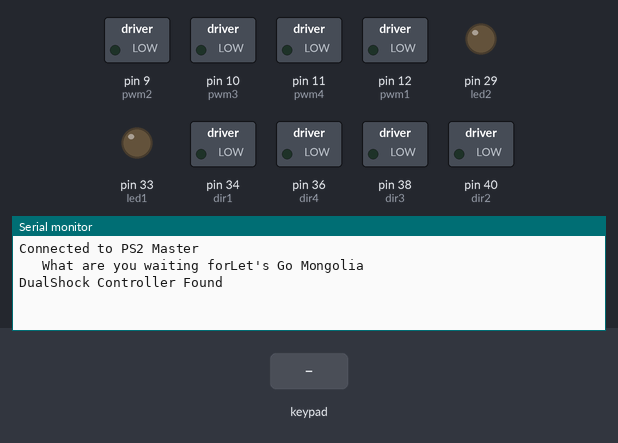
Bench run of a sketch on a simulated Arduino Mega 2560, built with avr-gcc and run on an emulated ATmega2560. On the bench: switched loads named in the sketch (green lamp = pin HIGH), output pins drawn as LEDs (lit = HIGH), the last lines printed to the serial monitor. The inputs (shaded band) are chosen by the test bench.

Above: at 1.2 s.
1.3 s: key 'U' pressed
At 2.3 s:
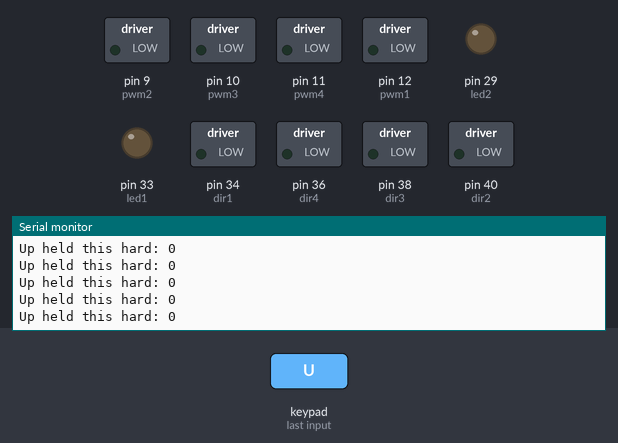
2.8 s: key 'D' pressed
At 4.0 s:
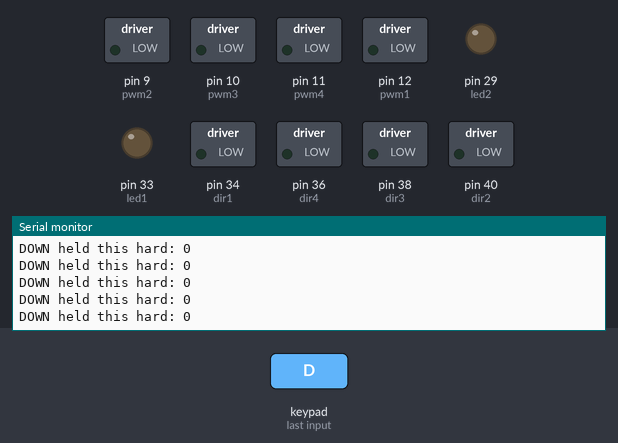
4.3 s: key 'L' pressed
At 5.3 s:
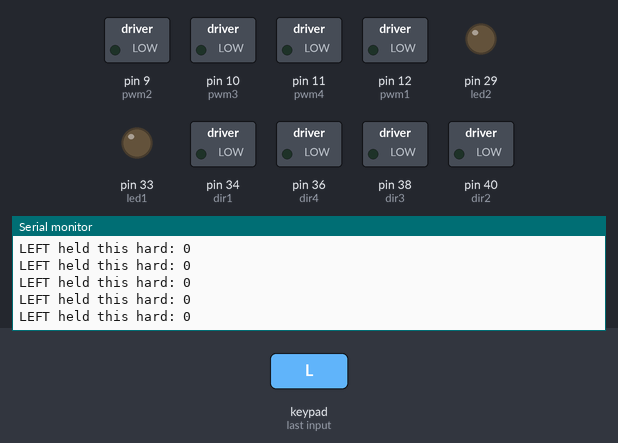

Measured:
- after the input at 1.3 s, the serial monitor: prints a new line at once (image 1)
- after the input at 2.8 s, the serial monitor: prints a new line at once (image 2)
- after the input at 4.3 s, the serial monitor: prints a new line at once (image 3)

The sketch:

ps2_night_25_mar.ino
```cpp
#include <PS2X_lib.h>  //for v1.6

PS2X ps2x; // create PS2 Controller Class
int clk = 23;
int cmnd = 27;
int attn = 25;
int data = 31;
int error;
int mapped1, mapped2, mapped3, mapped4, mapped5, mapped6, mapped7, mapped8;

int dir1 = 34;
int dir2 = 40;
int dir3 = 38;
int dir4 = 36;
int pwm1 = 12;
int pwm2 = 9;
int pwm3 = 10;
int pwm4 =  11;
int vibrate = 255;
int led1 = 33;
int led2 = 29;

#define outputA 2
#define outputB 3

int a = 0;
int dcv1 = 30;
int dcv2 = 32;
int counter = 0;
int astate;
int alaststate;
int dir5 = 10;
//int dir2 = 24;
int pwm5 = 9;
//int pwm2 = 10;
int type = 0;

int rot_speed = 60;

void setup() {
  Serial.begin(57600);

  //CHANGES for v1.6 HERE!!! **************PAY ATTENTION*************

  error = ps2x.config_gamepad(clk, cmnd, attn, data, false, false);   //setup pins and settings:  GamePad(clock, command, attention, data, Pressures?, Rumble?) check for error

  if (error == 0) {
    Serial.println("Connected to PS2 Master");
    Serial.print("   What are you waiting for");
    Serial.println("Let's Go Mongolia");

  }

  else if (error == 1)
    Serial.println("Have Patience !! I am trying Master");

  else if (error == 2)
    Serial.println("Controller found but not accepting commands. Please check connections");

  else if (error == 3)
    Serial.println("Controller refusing to enter Pressures mode, may not support it. ");

  //Serial.print(ps2x.Analog(1), HEX);

  type = ps2x.readType();
  switch (type) {
    case 0:
      Serial.println("Unknown Controller type");
      break;
    case 1:
      Serial.println("DualShock Controller Found");
      break;
    case 2:
      Serial.println("GuitarHero Controller Found");
      break;
  }

  pinMode(dir1, OUTPUT);
  pinMode(pwm1, OUTPUT);
  pinMode(dir2, OUTPUT);
  pinMode(pwm2, OUTPUT);
  pinMode(dir3, OUTPUT);
  pinMode(pwm3, OUTPUT);
  pinMode(dir4, OUTPUT);
  pinMode(pwm4, OUTPUT);
  pinMode(led1, OUTPUT);
  pinMode(led2, OUTPUT);

  pinMode(dcv1, OUTPUT);
  pinMode(dcv2, OUTPUT);
  analogWrite(pwm1, 0);
  analogWrite(pwm2, 0);
  analogWrite(pwm3, 0);
  analogWrite(pwm4, 0);


  pinMode(dir5, OUTPUT);
  pinMode(pwm5, OUTPUT);
  pinMode(outputA, INPUT);
  pinMode(outputB, INPUT);
  //attachInterrupt(digitalPinToInterrupt(outputA), value, CHANGE);

  //alaststate = digitalRead(outputA);

}

void loop() {

  if (error == 1) //skip loop if no controller found
  {
    ps2x.read_gamepad();
    return;
  }
  else
  {
    dont_touch();
    if (1 == 1)
    {
      mapped1 = map(ps2x.Analog(PSS_LY), 120, 0 , 0, 80);
      mapped2 = map(ps2x.Analog(PSS_LY), 140, 255 , 0, 80);
      mapped3 = map(ps2x.Analog(PSS_RX), 120, 0 , 0, 80);
      mapped4 = map(ps2x.Analog(PSS_RX), 140, 255 , 0, 80);

      /*mapped5 = map(ps2x.Analog(PSS_RY), 120, 0 , 0, 140);
        mapped6 = map(ps2x.Analog(PSS_RY), 140, 255 , 0, 140);
        mapped7 = map(ps2x.Analog(PSS_RX), 120, 0 , 0, 140);
        mapped8 = map(ps2x.Analog(PSS_RX), 140, 255 , 0, 140);*/

      if ((ps2x.Analog(PSS_LY) <= 120) && (!(ps2x.Button(PSB_R1))))

      {
        Serial.print("PWM is");
        Serial.println(mapped1);
        forward();
        analogWrite(pwm1, mapped1);
        analogWrite(pwm2, mapped1);
        analogWrite(pwm3, mapped1);
        analogWrite(pwm4, mapped1);
      }
      if ((ps2x.Analog(PSS_LY) >= 140) && (!(ps2x.Button(PSB_R1))))
      {
        Serial.print("PWM is");
        Serial.println(mapped2);
        backward();
        analogWrite(pwm1, mapped2);
        analogWrite(pwm2, mapped2);
        analogWrite(pwm3, mapped2);
        analogWrite(pwm4, mapped2);
      }
      if ((ps2x.Analog(PSS_RX) <= 120) && (!(ps2x.Button(PSB_L1))))
      {
        Serial.print("PWM is");
        Serial.println(mapped3);
        left();
        analogWrite(pwm1, mapped3);
        analogWrite(pwm2, mapped3);
        analogWrite(pwm3, mapped3);
        analogWrite(pwm4, mapped3);

      }
      if ((ps2x.Analog(PSS_RX) >= 140) && (!(ps2x.Button(PSB_L1))))
      {
        Serial.print("PWM is");
        Serial.println(mapped4);
        right();
        analogWrite(pwm1, mapped4);
        analogWrite(pwm2, mapped4);
        analogWrite(pwm3, mapped4);
        analogWrite(pwm4, mapped4);
      }
      if (ps2x.Button(PSB_R1))
      {
        if ((ps2x.Analog(PSS_LY) <= 100) && (ps2x.Analog(PSS_LX) <= 100))
        {
          Serial.println("moving diagonal left front");
          diagonalleftfront();
          analogWrite(pwm1, mapped1);

          analogWrite(pwm3, mapped1);
        }
        else if ((ps2x.Analog(PSS_LY) >= 150) && (ps2x.Analog(PSS_LX) <= 100))
        {
          diagonalleftback();
          analogWrite(pwm1, mapped2);
          Serial.println("moving diagonal left back");
          analogWrite(pwm3, mapped2);

        }
        if ((ps2x.Analog(PSS_LY) <= 100) && (ps2x.Analog(PSS_LX) >= 150))
        {
          diagonalrightfront();
          analogWrite(pwm2, mapped1);
          Serial.println("moving diagonal right front");
          analogWrite(pwm4, mapped1);

        }

        if ((ps2x.Analog(PSS_LY) >= 140) && (ps2x.Analog(PSS_LX) >= 150))
        {
          diagonalrightback();
          analogWrite(pwm2, mapped2);
          Serial.println("moving diagonal right back");
          analogWrite(pwm2, mapped2);

        }
      }

      if (ps2x.Button(PSB_L1))
      {
        if ((ps2x.Analog(PSS_RX) >= 140) && (ps2x.Button(PSB_L1)))
        {

          Serial.println(mapped4);
          clockwise();
          analogWrite(pwm1, mapped4);
          analogWrite(pwm2, mapped4);
          analogWrite(pwm3, mapped4);
          analogWrite(pwm4, mapped4);
        }
        if ((ps2x.Analog(PSS_RX) <= 120) && (ps2x.Button(PSB_L1)))
        {

          Serial.println(mapped3);
          anticlockwise();
          analogWrite(pwm1, mapped3);
          analogWrite(pwm2, mapped3);
          analogWrite(pwm3, mapped3);
          analogWrite(pwm4, mapped3);

        }

      }
      if (ps2x.Button(PSB_L2))     //motor check
      {
        if (ps2x.Button(PSB_PAD_UP))
        { //will be TRUE as long as button is pressed
          Serial.println("running motor 1 ");
          digitalWrite(pwm1, 60);
        }
        if (ps2x.Button(PSB_PAD_RIGHT))
        {
          Serial.println("running motor 2 ");
          digitalWrite(pwm2, 60);
        }
        if (ps2x.Button(PSB_PAD_LEFT))
        {
          Serial.println("running motor 4 ");
          digitalWrite(pwm4, 60);
        }
        if (ps2x.Button(PSB_PAD_DOWN))
        {
          Serial.println("running motor 3 ");
          digitalWrite(pwm3, 60);
        }
      }


    }
    else
    {
      Serial.println("PWM is 0");
      analogWrite(pwm1, 0);
      analogWrite(pwm2, 0);
      analogWrite(pwm3, 0);
      analogWrite(pwm4, 0);
    }
  }


  delay(50);

}

void dont_touch()
{
  ps2x.read_gamepad(true, vibrate);          //read controller and set large motor to spin at 'vibrate' speed

  if (ps2x.Button(PSB_START))                  //will be TRUE as long as button is pressed
    Serial.println("Start is being held");
  if (ps2x.Button(PSB_SELECT))
    Serial.println("Select is being held");


  if (ps2x.Button(PSB_PAD_UP)) {        //will be TRUE as long as button is pressed
    Serial.print("Up held this hard: ");
    Serial.println(ps2x.Analog(PSAB_PAD_UP), DEC);
  }
  if (ps2x.Button(PSB_PAD_RIGHT)) {
    Serial.print("Right held this hard: ");
    Serial.println(ps2x.Analog(PSAB_PAD_RIGHT), DEC);
  }
  if (ps2x.Button(PSB_PAD_LEFT)) {
    Serial.print("LEFT held this hard: ");
    Serial.println(ps2x.Analog(PSAB_PAD_LEFT), DEC);
  }
  if (ps2x.Button(PSB_PAD_DOWN)) {
    Serial.print("DOWN held this hard: ");
    Serial.println(ps2x.Analog(PSAB_PAD_DOWN), DEC);
  }


  //vibrate = ps2x.Analog(PSAB_BLUE);        //this will set the large motor vibrate speed based on
  //how hard you press the blue (X) button

  if (ps2x.NewButtonState())               //will be TRUE if any button changes state (on to off, or off to on)
  {


    if (ps2x.Button(PSB_L3))
      Serial.println("L3 pressed");
    if (ps2x.Button(PSB_R3))
      Serial.println("R3 pressed");
    if (ps2x.Button(PSB_L2))
      Serial.println("L2 pressed");
    if (ps2x.Button(PSB_R2))
      Serial.println("R2 pressed");
    if (ps2x.Button(PSB_GREEN))
      Serial.println("Triangle pressed");

  }


  if (ps2x.ButtonPressed(PSB_RED))            //will be TRUE if button was JUST pressed
    Serial.println("Circle just pressed");

  if (ps2x.ButtonReleased(PSB_PINK))            //will be TRUE if button was JUST released
    Serial.println("Square just released");

  if (ps2x.NewButtonState(PSB_BLUE))           //will be TRUE if button was JUST pressed OR released
    Serial.println("X just changed");


  if (ps2x.Button(PSB_L1) || ps2x.Button(PSB_R1)) // print stick values if either is TRUE
  {
    Serial.print("Stick Values:");
    Serial.print(ps2x.Analog(PSS_LY), DEC); //Left stick, Y axis. Other options: LX, RY, RX
    Serial.print(",");
    Serial.print(ps2x.Analog(PSS_LX), DEC);
    Serial.print(",");
    Serial.print(ps2x.Analog(PSS_RY), DEC);
    Serial.print(",");
    Serial.println(ps2x.Analog(PSS_RX), DEC);
  }
}


void ccw1_circle()
{
  digitalWrite(dir5, LOW);
  //digitalWrite(dir2, LOW);
  analogWrite(pwm5, 60);
  //analogWrite(pwm2, 255);
}
void stop2()
{
  analogWrite(pwm5, 0);
}
void value()
{
  astate = digitalRead(outputA);
  if (astate != alaststate)
  {
    if (digitalRead(outputB) != astate)
    {
      counter++;
    }
    else {
      counter--;
    }
    //Serial.println("position");
    //Serial.print(counter);
  }
  //Serial.println("position");
  //Serial.print(counter);

  alaststate = astate;

}

void ccw_circle()
{
  Serial.println("Moving Anti-ClockWise");
  digitalWrite(dir1, HIGH);
  digitalWrite(dir2, LOW);
  digitalWrite(dir3, HIGH);
  digitalWrite(dir4, LOW);
  /*analogWrite(pwm1, speed1);
    analogWrite(pwm4, speed1);
    analogWrite(pwm2, speed1);
    analogWrite(pwm3, speed1);*/

}

void cw_circle()
{
  Serial.println("Moving ClockWise");
  digitalWrite(dir1, LOW);
  digitalWrite(dir2, HIGH);
  digitalWrite(dir3, LOW);
  digitalWrite(dir4, HIGH);
  /*analogWrite(pwm1, speed1);
    analogWrite(pwm4, speed1);
    analogWrite(pwm2, speed1);
    analogWrite(pwm3, speed1);*/
}
void stop1()
{
  Serial.println("Stop");
  /*analogWrite(pwm1, 0);  //.....................................Intially setting pwm = 0
    analogWrite(pwm2, 0);
    analogWrite(pwm3, 0);
    analogWrite(pwm4, 0);*/
  digitalWrite(dir1, LOW);
  digitalWrite(dir2, LOW);
  digitalWrite(dir3, LOW);
  digitalWrite(dir4, LOW);

}
void left()
{
  Serial.println("Moving Left");

  digitalWrite(dir1, LOW);
  digitalWrite(dir2, HIGH);
  digitalWrite(dir3, HIGH);
  digitalWrite(dir4, LOW);

  /*analogWrite(pwm4, speed1);
    analogWrite(pwm3, speed1);
    analogWrite(pwm2, speed1);
    analogWrite(pwm1, speed1);
  */
}
void forward()
{
  Serial.println("Moving Forward");
  digitalWrite(dir1, LOW);
  digitalWrite(dir2, LOW);
  digitalWrite(dir3, HIGH);
  digitalWrite(dir4, HIGH);
  /*analogWrite(pwm1, speed1);
    analogWrite(pwm2, speed1);
    analogWrite(pwm3, speed1);
    analogWrite(pwm4, speed1);
  */
}


void right()
{
  Serial.println("Moving right");

  digitalWrite(dir1, HIGH);
  digitalWrite(dir2, LOW);
  digitalWrite(dir3, LOW);
  digitalWrite(dir4, HIGH);

  /*analogWrite(pwm4, speed1);
    analogWrite(pwm3, speed1);
    analogWrite(pwm2, speed1);
    analogWrite(pwm1, speed1);
  */
}
void backward()
{
  Serial.println("Moving backward");
  digitalWrite(dir1, HIGH);
  digitalWrite(dir2, HIGH);
  digitalWrite(dir3, LOW);
  digitalWrite(dir4, LOW);
  /*analogWrite(pwm1, speed1);
    analogWrite(pwm2, speed1);
    analogWrite(pwm3, speed1);
    analogWrite(pwm4, speed1);
  */
}


void diagonalrightfront()
{

  digitalWrite(dir2, LOW);
  digitalWrite(dir4, HIGH);
}

void diagonalleftfront()
{

  digitalWrite(dir1, LOW);
  digitalWrite(dir3, HIGH);

}


void diagonalrightback()
{

  digitalWrite(dir2, HIGH);
  digitalWrite(dir4, LOW);
}

void diagonalleftback()
{

  digitalWrite(dir1, HIGH);
  digitalWrite(dir3, LOW);

}
void clockwise()
{
  Serial.println("moving clockwise");
  digitalWrite(dir1, LOW );
  digitalWrite(dir2, LOW);
  digitalWrite(dir3, LOW);
  digitalWrite(dir4, LOW);
}

void anticlockwise()
{
  Serial.println("moving anticlockwise");
  digitalWrite(dir1, HIGH );
  digitalWrite(dir2, HIGH);
  digitalWrite(dir3, HIGH);
  digitalWrite(dir4, HIGH);
}
```
